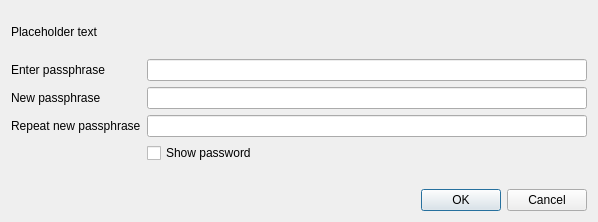
<?xml version="1.0" encoding="UTF-8"?>
<ui version="4.0">
 <class>AskPassphraseDialog</class>
 <widget class="QDialog" name="AskPassphraseDialog">
  <property name="geometry">
   <rect>
    <x>0</x>
    <y>0</y>
    <width>598</width>
    <height>222</height>
   </rect>
  </property>
  <property name="sizePolicy">
   <sizepolicy hsizetype="Preferred" vsizetype="Minimum">
    <horstretch>0</horstretch>
    <verstretch>0</verstretch>
   </sizepolicy>
  </property>
  <property name="minimumSize">
   <size>
    <width>550</width>
    <height>0</height>
   </size>
  </property>
  <property name="windowTitle">
   <string>Passphrase Dialog</string>
  </property>
  <layout class="QVBoxLayout" name="verticalLayout">
   <property name="sizeConstraint">
    <enum>QLayout::SetMinimumSize</enum>
   </property>
   <item>
    <widget class="QLabel" name="warningLabel">
     <property name="text">
      <string notr="true">Placeholder text</string>
     </property>
     <property name="textFormat">
      <enum>Qt::RichText</enum>
     </property>
     <property name="wordWrap">
      <bool>true</bool>
     </property>
    </widget>
   </item>
   <item>
    <layout class="QFormLayout" name="formLayout">
     <property name="sizeConstraint">
      <enum>QLayout::SetMinimumSize</enum>
     </property>
     <property name="fieldGrowthPolicy">
      <enum>QFormLayout::AllNonFixedFieldsGrow</enum>
     </property>
     <item row="0" column="0">
      <widget class="QLabel" name="passLabel1">
       <property name="text">
        <string>Enter passphrase</string>
       </property>
      </widget>
     </item>
     <item row="0" column="1">
      <widget class="QLineEdit" name="passEdit1">
       <property name="echoMode">
        <enum>QLineEdit::Password</enum>
       </property>
      </widget>
     </item>
     <item row="1" column="0">
      <widget class="QLabel" name="passLabel2">
       <property name="text">
        <string>New passphrase</string>
       </property>
      </widget>
     </item>
     <item row="1" column="1">
      <widget class="QLineEdit" name="passEdit2">
       <property name="echoMode">
        <enum>QLineEdit::Password</enum>
       </property>
      </widget>
     </item>
     <item row="2" column="0">
      <widget class="QLabel" name="passLabel3">
       <property name="text">
        <string>Repeat new passphrase</string>
       </property>
      </widget>
     </item>
     <item row="2" column="1">
      <widget class="QLineEdit" name="passEdit3">
       <property name="echoMode">
        <enum>QLineEdit::Password</enum>
       </property>
      </widget>
     </item>
     <item row="3" column="1">
      <widget class="QCheckBox" name="toggleShowPasswordButton">
       <property name="text">
        <string>Show password</string>
       </property>
      </widget>
     </item>
     <item row="4" column="1">
      <widget class="QLabel" name="capsLabel">
       <property name="font">
        <font>
         <weight>75</weight>
         <bold>true</bold>
        </font>
       </property>
       <property name="text">
        <string/>
       </property>
       <property name="alignment">
        <set>Qt::AlignCenter</set>
       </property>
      </widget>
     </item>
    </layout>
   </item>
   <item>
    <widget class="QDialogButtonBox" name="buttonBox">
     <property name="orientation">
      <enum>Qt::Horizontal</enum>
     </property>
     <property name="standardButtons">
      <set>QDialogButtonBox::Cancel|QDialogButtonBox::Ok</set>
     </property>
    </widget>
   </item>
  </layout>
 </widget>
 <resources/>
 <connections>
  <connection>
   <sender>buttonBox</sender>
   <signal>rejected()</signal>
   <receiver>AskPassphraseDialog</receiver>
   <slot>reject()</slot>
   <hints>
    <hint type="sourcelabel">
     <x>20</x>
     <y>20</y>
    </hint>
    <hint type="destinationlabel">
     <x>20</x>
     <y>20</y>
    </hint>
   </hints>
  </connection>
  <connection>
   <sender>buttonBox</sender>
   <signal>accepted()</signal>
   <receiver>AskPassphraseDialog</receiver>
   <slot>accept()</slot>
   <hints>
    <hint type="sourcelabel">
     <x>20</x>
     <y>20</y>
    </hint>
    <hint type="destinationlabel">
     <x>20</x>
     <y>20</y>
    </hint>
   </hints>
  </connection>
 </connections>
</ui>
